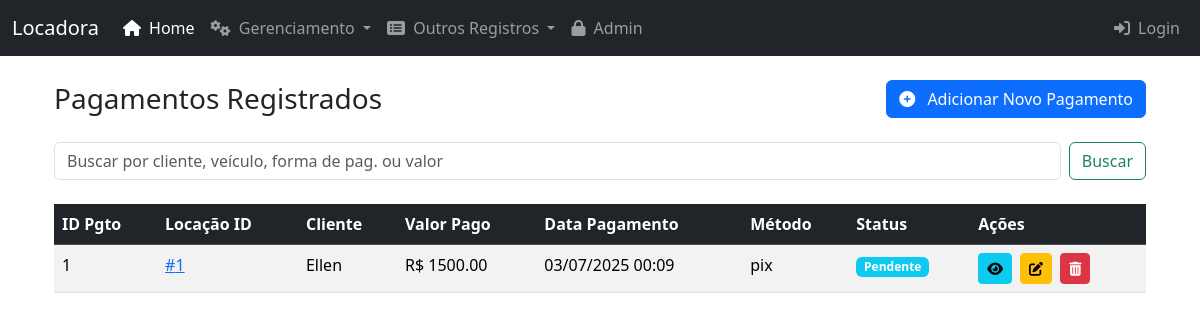
The app's page /pagamentos/ with its own data.
### core/models.py (models this page shows, shortened)
class Pagamento(models.Model):
    id_pagamento = models.AutoField(primary_key=True)
    data_pagamento = models.DateTimeField(auto_now_add=True)
    valor_pago = models.DecimalField(max_digits=10, decimal_places=2)
    metodo_pagamento = models.CharField(max_length=50)
    status_pagamento = models.CharField(max_length=20, default='Pendente') # Ex: Pendente, Pago, Estornado
    observacoes = models.TextField(blank=True, null=True)
    locacao = models.ForeignKey(Locacao, on_delete=models.CASCADE, related_name='pagamentos') # CASCADE para deletar pagamentos se locação for deletada
    class Meta:
        verbose_name = "Pagamento"
        verbose_name_plural = "Pagamentos"

class Locacao(models.Model):
    id_locacao = models.AutoField(primary_key=True)
    data_inicio = models.DateTimeField()
    data_fim_prevista = models.DateTimeField()
    data_fim_real = models.DateTimeField(null=True, blank=True)
    valor_total = models.DecimalField(max_digits=10, decimal_places=2, null=True, blank=True)
    status_locacao = models.CharField(max_length=20, default='Reservada')
    cliente = models.ForeignKey(Cliente, on_delete=models.PROTECT, related_name='locacoes')
    veiculo = models.ForeignKey(Veiculo, on_delete=models.PROTECT, related_name='locacoes')
    funcionario = models.ForeignKey(Funcionario, on_delete=models.SET_NULL, null=True, blank=True, related_name='locacoes_atendidas')
    agencia = models.ForeignKey(Agencia, on_delete=models.PROTECT, related_name='locacoes_origem')
    class Meta:
        verbose_name = "Locação"
        verbose_name_plural = "Locações"

class Cliente(models.Model):
    id_cliente = models.AutoField(primary_key=True)
    nome = models.CharField(max_length=100)
    sobrenome = models.CharField(max_length=100)
    cpf = models.CharField(max_length=14, unique=True) # Formato "XXX.XXX.XXX-XX"
    data_nascimento = models.DateField(null=True, blank=True)
    email = models.EmailField(unique=True)
    telefone = models.CharField(max_length=20)
    endereco = models.CharField(max_length=255)
    num_cnh = models.CharField(max_length=20, unique=True, null=True, blank=True)
    data_val_cnh = models.DateField(null=True, blank=True)
    class Meta:
        verbose_name = "Cliente"
        verbose_name_plural = "Clientes"

### core/views.py (the view, shortened to what this page needs)
# urls.py: path('pagamentos/', views.lista_pagamentos, name='lista_pagamentos'),
def lista_pagamentos(request):
    query = request.GET.get('q')
    pagamentos = Pagamento.objects.all().order_by('-data_pagamento')
    return render(request, 'core/lista_pagamentos.html', {'pagamentos': pagamentos,  'query': query})

### core/templates/core/lista_pagamentos.html (shortened to what this page needs)
{% extends 'base.html' %}
{% block content %}
    <div class="d-flex justify-content-between align-items-center mb-4">
        <h1 class="h3 mb-0">Pagamentos Registrados</h1>
        <a href="{% url 'adicionar_pagamento' %}" class="btn btn-primary">
            <i class="fas fa-plus-circle me-2"></i> Adicionar Novo Pagamento
        </a>
    </div>
    <div class="mb-4">
        <form class="d-flex" method="GET" action="{% url 'lista_pagamentos' %}">
            <input class="form-control me-2" type="search" placeholder="Buscar por cliente, veículo, forma de pag. ou valor" aria-label="Search" name="q" value="{{ query|default:'' }}">
            <button class="btn btn-outline-success" type="submit">Buscar</button>
        </form>
    </div>
    {% if pagamentos %}
        <div class="table-responsive">
            <table class="table table-hover table-striped">
                <thead class="table-dark">
                    <tr>
                        <th>ID Pgto</th>
                        <th>Locação ID</th>
                        <th>Cliente</th>
                        <th>Valor Pago</th>
                        <th>Data Pagamento</th>
                        <th>Método</th>
                        <th>Status</th>
                        <th>Ações</th>
                    </tr>
                </thead>
                <tbody>
                    {% for pagamento in pagamentos %}
                    <tr>
                        <td>{{ pagamento.id_pagamento }}</td>
                        <td>
                            <a href="{% url 'detalhes_locacao' pk=pagamento.locacao.pk %}">
                                #{{ pagamento.locacao.id_locacao }}
                            </a>
                        </td>
                        <td>{{ pagamento.locacao.cliente.nome }}</td>
                        <td>R$ {{ pagamento.valor_pago|floatformat:2 }}</td>
                        <td>{{ pagamento.data_pagamento|date:"d/m/Y H:i" }}</td>
                        <td>{{ pagamento.metodo_pagamento }}</td>
                        <td><span class="badge bg-info">{{ pagamento.status_pagamento }}</span></td>
                        <td>
                            <a href="{% url 'detalhes_pagamento' pk=pagamento.pk %}" class="btn btn-info btn-sm me-1" title="Ver Detalhes">
                                <i class="fas fa-eye"></i>
                            </a>
                            <a href="{% url 'editar_pagamento' pk=pagamento.pk %}" class="btn btn-warning btn-sm me-1" title="Editar">
                                <i class="fas fa-edit"></i>
                            </a>
                            <a href="{% url 'excluir_pagamento' pk=pagamento.pk %}" class="btn btn-danger btn-sm" title="Excluir">
                                <i class="fas fa-trash-alt"></i>
                            </a>
                        </td>
                    </tr>
                    {% endfor %}
                </tbody>
            </table>
        </div>
    {% else %}
        <div class="alert alert-info" role="alert">
            Nenhum pagamento registrado ainda. <a href="{% url 'adicionar_pagamento' %}" class="alert-link">Adicionar o primeiro pagamento?</a>
        </div>
    {% endif %}
{% endblock %}

### records on screen
Pagamento: id_pagamento "1", locacao.id_locacao "1", locacao.cliente.nome "Ellen", valor_pago "1500.00", data_pagamento "03/07/2025 00:09", metodo_pagamento "pix", status_pagamento "Pendente"
